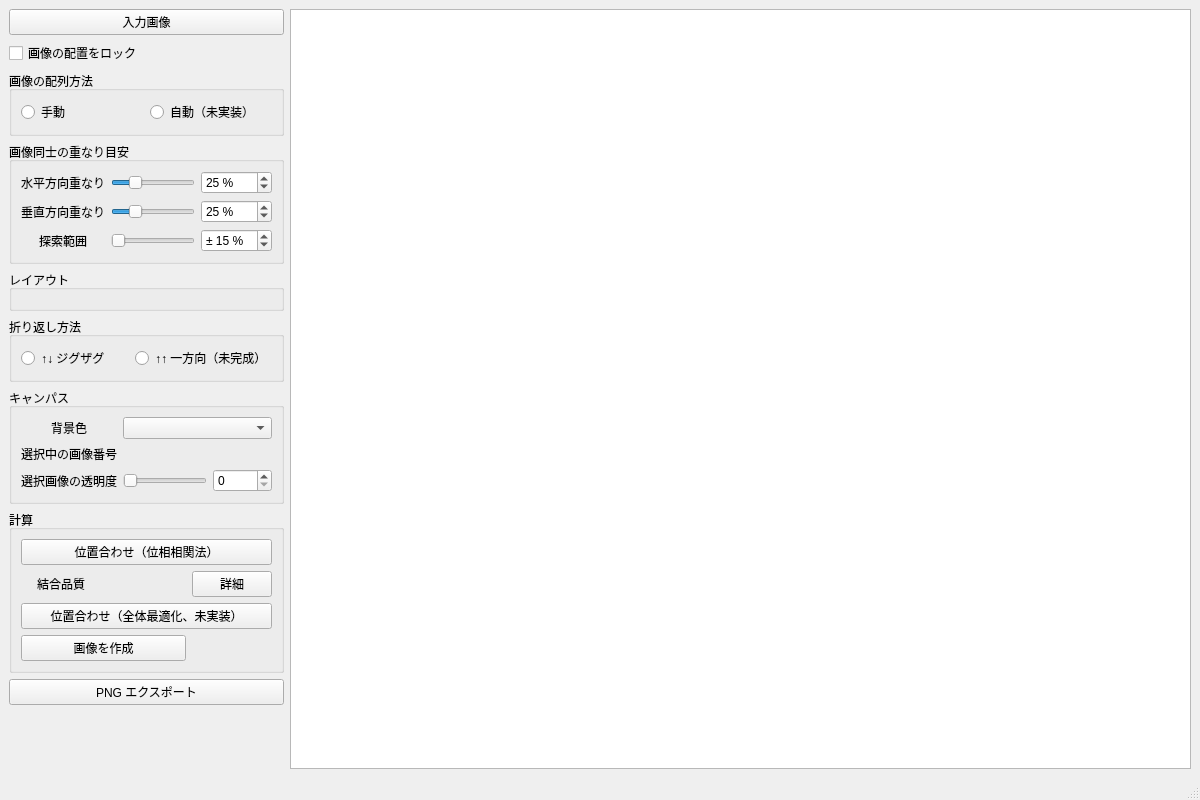
<?xml version="1.0" encoding="UTF-8"?>
<ui version="4.0">
 <class>MainWindow</class>
 <widget class="QMainWindow" name="MainWindow">
  <property name="geometry">
   <rect>
    <x>0</x>
    <y>0</y>
    <width>1200</width>
    <height>800</height>
   </rect>
  </property>
  <property name="sizePolicy">
   <sizepolicy hsizetype="Expanding" vsizetype="Expanding">
    <horstretch>0</horstretch>
    <verstretch>0</verstretch>
   </sizepolicy>
  </property>
  <property name="baseSize">
   <size>
    <width>0</width>
    <height>0</height>
   </size>
  </property>
  <property name="windowTitle">
   <string>Image Stitcher Auto</string>
  </property>
  <widget class="QWidget" name="centralwidget">
   <layout class="QGridLayout" name="gridLayout_2">
    <item row="0" column="2">
     <widget class="maincampus" name="graphicsView"/>
    </item>
    <item row="0" column="0">
     <layout class="QGridLayout" name="GridLayout" rowstretch="0,0,0,0,0,0,0,0,0,0,0,0,0,0,0,0" columnstretch="0,0,0" rowminimumheight="0,0,0,0,0,0,0,0,0,0,0,0,0,0,0,0">
      <item row="4" column="0" colspan="3">
       <widget class="QGroupBox" name="groupBox">
        <property name="styleSheet">
         <string notr="true"/>
        </property>
        <property name="title">
         <string>画像の配列方法</string>
        </property>
        <layout class="QGridLayout" name="gridLayout_3">
         <item row="0" column="1">
          <widget class="QRadioButton" name="radioButton_6">
           <property name="text">
            <string>自動（未実装）</string>
           </property>
          </widget>
         </item>
         <item row="0" column="0">
          <widget class="QRadioButton" name="radioButton_5">
           <property name="text">
            <string>手動</string>
           </property>
          </widget>
         </item>
        </layout>
       </widget>
      </item>
      <item row="7" column="0" colspan="3">
       <widget class="QGroupBox" name="groupBox_2">
        <property name="title">
         <string>折り返し方法</string>
        </property>
        <layout class="QGridLayout" name="gridLayout_5">
         <item row="1" column="0">
          <widget class="QRadioButton" name="radioButton_3">
           <property name="text">
            <string>↑↓ ジグザグ</string>
           </property>
          </widget>
         </item>
         <item row="1" column="1">
          <widget class="QRadioButton" name="radioButton_4">
           <property name="text">
            <string>↑↑ 一方向（未完成）</string>
           </property>
          </widget>
         </item>
        </layout>
       </widget>
      </item>
      <item row="13" column="0" colspan="3">
       <widget class="QGroupBox" name="groupBox_6">
        <property name="title">
         <string>計算</string>
        </property>
        <layout class="QGridLayout" name="gridLayout_7">
         <item row="0" column="0" colspan="3">
          <widget class="QPushButton" name="pushButton_Calc1">
           <property name="text">
            <string>位置合わせ（位相相関法）</string>
           </property>
          </widget>
         </item>
         <item row="3" column="2">
          <widget class="QLabel" name="label_6">
           <property name="text">
            <string/>
           </property>
           <property name="alignment">
            <set>Qt::AlignmentFlag::AlignCenter</set>
           </property>
          </widget>
         </item>
         <item row="1" column="2">
          <widget class="QPushButton" name="pushButton">
           <property name="text">
            <string>詳細</string>
           </property>
          </widget>
         </item>
         <item row="3" column="0" colspan="2">
          <widget class="QPushButton" name="pushButton_2">
           <property name="text">
            <string>画像を作成</string>
           </property>
          </widget>
         </item>
         <item row="1" column="1">
          <widget class="QLabel" name="label_5">
           <property name="text">
            <string/>
           </property>
           <property name="alignment">
            <set>Qt::AlignmentFlag::AlignCenter</set>
           </property>
          </widget>
         </item>
         <item row="1" column="0">
          <widget class="QLabel" name="label_4">
           <property name="text">
            <string>結合品質</string>
           </property>
           <property name="alignment">
            <set>Qt::AlignmentFlag::AlignCenter</set>
           </property>
          </widget>
         </item>
         <item row="2" column="0" colspan="3">
          <widget class="QPushButton" name="pushButton_3">
           <property name="text">
            <string>位置合わせ（全体最適化、未実装）</string>
           </property>
          </widget>
         </item>
        </layout>
       </widget>
      </item>
      <item row="6" column="0" colspan="3">
       <widget class="QGroupBox" name="groupBox_3">
        <property name="title">
         <string>レイアウト</string>
        </property>
        <layout class="QGridLayout" name="gridLayout">
         <item row="0" column="0">
          <widget class="CornerDirectionSelector" name="cornerSelector" native="true"/>
         </item>
        </layout>
       </widget>
      </item>
      <item row="11" column="0" colspan="3">
       <widget class="QGroupBox" name="groupBox_5">
        <property name="title">
         <string>キャンパス</string>
        </property>
        <layout class="QGridLayout" name="gridLayout_6">
         <item row="3" column="2">
          <widget class="QSlider" name="sliderOpacity1">
           <property name="sizePolicy">
            <sizepolicy hsizetype="Preferred" vsizetype="Fixed">
             <horstretch>0</horstretch>
             <verstretch>0</verstretch>
            </sizepolicy>
           </property>
           <property name="layoutDirection">
            <enum>Qt::LayoutDirection::LeftToRight</enum>
           </property>
           <property name="orientation">
            <enum>Qt::Orientation::Horizontal</enum>
           </property>
          </widget>
         </item>
         <item row="3" column="3">
          <widget class="QSpinBox" name="spinOpacity1"/>
         </item>
         <item row="1" column="2" colspan="2">
          <widget class="QComboBox" name="comboBox"/>
         </item>
         <item row="1" column="1">
          <widget class="QLabel" name="label">
           <property name="text">
            <string>背景色</string>
           </property>
           <property name="alignment">
            <set>Qt::AlignmentFlag::AlignCenter</set>
           </property>
          </widget>
         </item>
         <item row="3" column="1">
          <widget class="QLabel" name="label_2">
           <property name="text">
            <string>選択画像の透明度</string>
           </property>
           <property name="alignment">
            <set>Qt::AlignmentFlag::AlignCenter</set>
           </property>
          </widget>
         </item>
         <item row="2" column="1">
          <widget class="QLabel" name="label_8">
           <property name="text">
            <string>選択中の画像番号</string>
           </property>
           <property name="alignment">
            <set>Qt::AlignmentFlag::AlignCenter</set>
           </property>
          </widget>
         </item>
         <item row="2" column="2" colspan="2">
          <widget class="QLabel" name="label_9">
           <property name="text">
            <string/>
           </property>
           <property name="alignment">
            <set>Qt::AlignmentFlag::AlignCenter</set>
           </property>
          </widget>
         </item>
        </layout>
       </widget>
      </item>
      <item row="14" column="0" colspan="3">
       <widget class="QPushButton" name="pushButton_4">
        <property name="text">
         <string>PNG エクスポート</string>
        </property>
       </widget>
      </item>
      <item row="2" column="0" colspan="3">
       <widget class="QPushButton" name="pushButton_1">
        <property name="text">
         <string>入力画像</string>
        </property>
       </widget>
      </item>
      <item row="15" column="2">
       <widget class="QLabel" name="label_7">
        <property name="sizePolicy">
         <sizepolicy hsizetype="Preferred" vsizetype="Expanding">
          <horstretch>0</horstretch>
          <verstretch>0</verstretch>
         </sizepolicy>
        </property>
        <property name="text">
         <string/>
        </property>
       </widget>
      </item>
      <item row="5" column="0" colspan="3">
       <widget class="QGroupBox" name="groupBox_4">
        <property name="title">
         <string>画像同士の重なり目安</string>
        </property>
        <layout class="QGridLayout" name="gridLayout_4">
         <item row="1" column="0">
          <widget class="QLabel" name="label_11">
           <property name="text">
            <string>垂直方向重なり</string>
           </property>
          </widget>
         </item>
         <item row="0" column="2">
          <widget class="QSpinBox" name="spinBox_2">
           <property name="suffix">
            <string> %</string>
           </property>
           <property name="minimum">
            <number>1</number>
           </property>
           <property name="maximum">
            <number>100</number>
           </property>
           <property name="value">
            <number>25</number>
           </property>
          </widget>
         </item>
         <item row="1" column="1">
          <widget class="QSlider" name="horizontalSlider_2">
           <property name="minimum">
            <number>1</number>
           </property>
           <property name="maximum">
            <number>100</number>
           </property>
           <property name="value">
            <number>25</number>
           </property>
           <property name="orientation">
            <enum>Qt::Orientation::Horizontal</enum>
           </property>
          </widget>
         </item>
         <item row="0" column="1">
          <widget class="QSlider" name="horizontalSlider">
           <property name="minimum">
            <number>1</number>
           </property>
           <property name="maximum">
            <number>100</number>
           </property>
           <property name="value">
            <number>25</number>
           </property>
           <property name="orientation">
            <enum>Qt::Orientation::Horizontal</enum>
           </property>
          </widget>
         </item>
         <item row="0" column="0">
          <widget class="QLabel" name="label_10">
           <property name="text">
            <string>水平方向重なり</string>
           </property>
          </widget>
         </item>
         <item row="2" column="2">
          <widget class="QSpinBox" name="spinBox">
           <property name="suffix">
            <string> %</string>
           </property>
           <property name="prefix">
            <string>± </string>
           </property>
           <property name="maximum">
            <number>100</number>
           </property>
           <property name="singleStep">
            <number>1</number>
           </property>
           <property name="value">
            <number>15</number>
           </property>
          </widget>
         </item>
         <item row="1" column="2">
          <widget class="QSpinBox" name="spinBox_3">
           <property name="suffix">
            <string> %</string>
           </property>
           <property name="minimum">
            <number>1</number>
           </property>
           <property name="maximum">
            <number>100</number>
           </property>
           <property name="value">
            <number>25</number>
           </property>
          </widget>
         </item>
         <item row="2" column="1">
          <widget class="QSlider" name="horizontalSlider_3">
           <property name="maximum">
            <number>100</number>
           </property>
           <property name="singleStep">
            <number>1</number>
           </property>
           <property name="orientation">
            <enum>Qt::Orientation::Horizontal</enum>
           </property>
          </widget>
         </item>
         <item row="2" column="0">
          <widget class="QLabel" name="label_3">
           <property name="text">
            <string>探索範囲</string>
           </property>
           <property name="alignment">
            <set>Qt::AlignmentFlag::AlignCenter</set>
           </property>
          </widget>
         </item>
        </layout>
       </widget>
      </item>
      <item row="3" column="0" colspan="3">
       <widget class="QCheckBox" name="checkBox">
        <property name="layoutDirection">
         <enum>Qt::LayoutDirection::LeftToRight</enum>
        </property>
        <property name="text">
         <string>画像の配置をロック</string>
        </property>
       </widget>
      </item>
     </layout>
    </item>
   </layout>
  </widget>
  <widget class="QMenuBar" name="menubar">
   <property name="geometry">
    <rect>
     <x>0</x>
     <y>0</y>
     <width>1200</width>
     <height>21</height>
    </rect>
   </property>
  </widget>
  <widget class="QStatusBar" name="statusbar"/>
 </widget>
 <customwidgets>
  <customwidget>
   <class>maincampus</class>
   <extends>QGraphicsView</extends>
   <header>campus.h</header>
  </customwidget>
  <customwidget>
   <class>CornerDirectionSelector</class>
   <extends>QWidget</extends>
   <header>cornerdirectionselector.h</header>
   <container>1</container>
  </customwidget>
 </customwidgets>
 <resources/>
 <connections/>
</ui>
